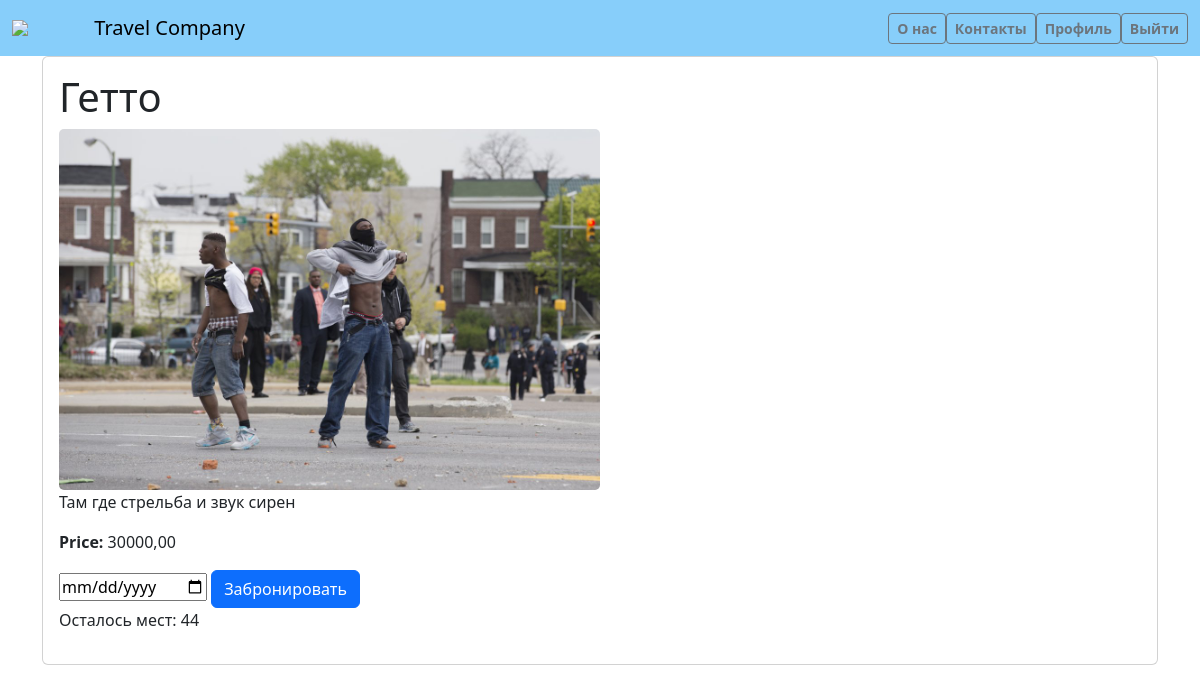
Before: /tour_detail/3/ (signed in) with the older database file.
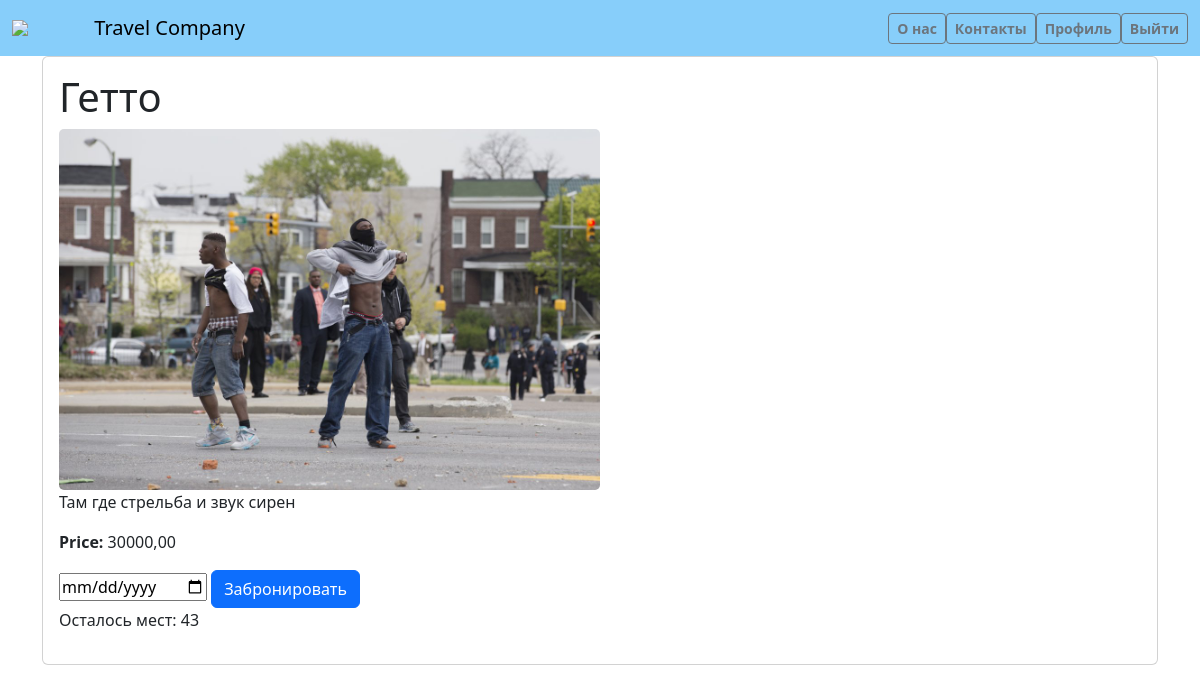
After: the same page with the newer database file.
### main/models.py (models this page shows, shortened)
class Tour(models.Model):
    destination = models.ForeignKey(Destination, on_delete=models.CASCADE)
    user = models.ForeignKey(User, on_delete=models.CASCADE)
    price = models.DecimalField(max_digits=10, decimal_places=2)
    image = models.ImageField(upload_to='tour_detail_imаge/')
    available_seats = models.IntegerField(default=50)
    book_data = models.DateField(auto_now_add=True)

class Destination(models.Model):
    name = models.CharField(max_length=50)
    description = models.TextField()
    image = models.ImageField(upload_to='destination/')

### main/views.py (the view)
# urls.py: path('tour_detail/<int:pk>/', views.tour_detail, name='tour_detail'),
@login_required
def tour_detail(request, pk):
    tour = get_object_or_404(Tour, pk=pk)
    is_booked = False
    if request.user.is_authenticated:
        is_booked = Book_list.objects.filter(user=request.user, tour=tour).exists()
    return render(request, 'main/tour_detail.html', {'tour': tour, 'is_booked': is_booked})

### templates/main/tour_detail.html (shortened to what this page needs)
{% load static %}
<!DOCTYPE html>
<html lang="en">
<head>
    <link href="https://cdn.jsdelivr.net/npm/bootstrap@5.3.3/dist/css/bootstrap.min.css" rel="stylesheet"
>
</head>
<body>
<nav class="navbar navbar-expand-lg navbar-light" style="background-color: #87CEFA;">
    <div class="container-fluid">
        <img src="https://gas-kvas.com/grafic/uploads/posts/2024-01/gas-kvas-com-p-logotip-turagentstva-na-prozrachnom-fone-3.png"
             style="width: 7%">
        <a class="navbar-brand" href="{% url 'tour_list' %}">Travel Company</a>
        <div class="collapse navbar-collapse" id="navbarNav">
            <ul class="navbar-nav ms-auto">
                <li class="nav-item">
                    <a class="btn btn-outline-secondary btn-lg btn-md btn-sm fw-bold" href="{% url 'about_us' %}">О нас</a>
                </li>
                <li class="nav-item">
                    <a class="btn btn-outline-secondary btn-lg btn-md btn-sm fw-bold" href="{% url 'contact' %}">Контакты</a>
                </li>
                {% if user.is_authenticated %}
                <li class="nav-item">
                    <a class="btn btn-outline-secondary btn-lg btn-md btn-sm fw-bold"
                       href="{% url 'profile' %}">Профиль</a>
                </li>
                <li class="nav-item">
                    <form method="post" action="{% url 'logout' %}">
                        <button type="submit" class="btn btn-outline-secondary btn-lg btn-md btn-sm fw-bold">Выйти
                        </button>
                    </form>
                </li>
                {% endif %}
            </ul>
        </div>
    </div>
</nav>
<div class="container">
    <div class="card">
        <div class="card-body">
            <h1 class="card-title">{{ tour.destination.name }}</h1>
            <img src="{{ tour.image.url }}" style="width: 50%;" class="card-img">
            <p class="card-text">{{ tour.destination.description }}</p>
            <p class="card-text"><strong>Price:</strong> {{ tour.price }}</p>
            {% if user.is_authenticated %}
            {% if is_booked %}
            <button class="btn btn-success" disabled>Забронировано</button>
            {% else %}
            <form method="post" action="{% url 'book_tour' pk=tour.pk %}">
                <input type="date" name="date" required="" id="id_date">
                <button type="submit" class="btn btn-primary">Забронировать</button>
            </form>
            <p>Осталось мест: {{ tour.available_seats }}
                {% endif %}
                {% else %}
                <a href="{% url 'login' %}" class="btn btn-primary">Войти</a>
                <a href="{% url 'register' %}" class="btn btn-primary">Зарегистрироваться</a>
                {% endif %}
        </div>
    </div>
</div>
</body>
</html>

Changed rows visible on the page:
changed Tour "Гетто": available_seats "44" → "43"
